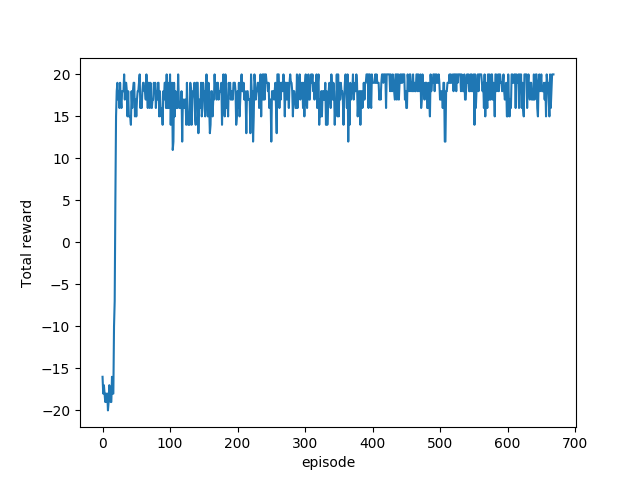

Write the Python code that produced this figure.

import tensorflow as tf
import cv2
import pong_game as game
import random
import numpy as np

import matplotlib.pyplot as plt

from collections import deque


# Game name.
GAME = 'Pong'

# Number of valid actions.
ACTIONS = 3

# Decay rate of past observations.
GAMMA = 0.99 

# Timesteps to observe before training.
OBSERVE = 5000.

# Frames over which to anneal epsilon.
EXPLORE = 5000. 

# Final value of epsilon.
FINAL_EPSILON = 0.05 

# Starting value of epsilon.
INITIAL_EPSILON = 1.0 

# Number of previous transitions to remember in the replay memory.
REPLAY_MEMORY = 590000 

# Size of minibatch.
BATCH = 32 

# Only select an action every Kth frame, repeat the same action for other frames.
K = 5

# Learning Rate.
Lr = 1e-6


def weight_variable(shape):
	""" Initializa the weight variable."""
	initial = tf.truncated_normal(shape, stddev = 0.01)
	return tf.Variable(initial)

def bias_variable(shape):
	""" Initializa the bias variable."""
	initial = tf.constant(0.01, shape = shape)
	return tf.Variable(initial)

def conv2d(x, W, stride):
	""" Define a convolutional layer."""
	return tf.nn.conv2d(x, W, strides = [1, stride, stride, 1], padding = "SAME")

def max_pool_2x2(x):
	""" Define a maxpooling layer."""
	return tf.nn.max_pool(x, ksize = [1, 2, 2, 1], strides = [1, 2, 2, 1], padding = "SAME")

def createNetwork():
	""" Create a convolutional network for estimating the Q value.
	Args:
	Returns:
		s: Input layer
		readout: Output layer with the Q-values for every possible action
	"""
	
	# Initialize the network weights and biases.
	W_conv1 = weight_variable([8, 8, 4, 32])

	b_conv1 = bias_variable([32])

	W_conv2 = weight_variable([4, 4, 32, 64])

	b_conv2 = bias_variable([64])

	W_conv3 = weight_variable([3, 3, 64, 64])

	b_conv3 = bias_variable([64])

	W_fc1 = weight_variable([1600, 512])

	b_fc1 = bias_variable([512])

	W_fc2 = weight_variable([512, ACTIONS])

	b_fc2 = bias_variable([ACTIONS])

	# Input layer.
	s = tf.placeholder("float", [None, 80, 80, 4])

	# Hidden layers.
	h_conv1 = tf.nn.relu(conv2d(s, W_conv1, 4) + b_conv1)	
	h_pool1 = max_pool_2x2(h_conv1)
	h_conv2 = tf.nn.relu(conv2d(h_pool1, W_conv2, 2) + b_conv2)
	h_conv3 = tf.nn.relu(conv2d(h_conv2, W_conv3, 1) + b_conv3)
	h_conv3_flat = tf.reshape(h_conv3, [-1, 1600])
	h_fc1 = tf.nn.relu(tf.matmul(h_conv3_flat, W_fc1) + b_fc1)

	# Output layer
	readout = tf.matmul(h_fc1, W_fc2) + b_fc2

	return s, readout


def get_action_index(readout_t,epsilon,t):
	""" Choose an action epsilon-greedily.
	Details:
		choose an action randomly in case:
		(1) of the observation phase (t<OBSERVE)
		(2) it is dictated by the epsilon-greedy strategy 
		otherwise, choose the action with the highest Q-value
	Args:
		readout_t: a vector with the Q-value associated with every action.
		epsilon: tempreture variable for exploration-exploitation.
		t: current number of iterations.
	Returns:
		action_index: the index of the action to be taken next.

	"""
	pos=np.random.random(size=1)



	if(pos>epsilon and t>OBSERVE):
		action_index = np.argmax(readout_t)
	else:
		action_index=np.random.randint(0,len(readout_t),1)[0]


	
	
	return action_index




def scale_down_epsilon(epsilon,t):
	""" Decrease epsilon after by ((INITIAL_EPSILON - FINAL_EPSILON) / EXPLORE )
	in case epsilon is larger than the desired final epsilon or we depassed
	the observation phase.
	Args:
		epsilon: the current value of epsilon.
		t: current number of iterations.
	Returns:
		the updated epsilon

	"""
	if(t>OBSERVE and t<OBSERVE+EXPLORE):
	    epsilon=epsilon-((INITIAL_EPSILON-FINAL_EPSILON)/(EXPLORE))


	return epsilon


def run_selected_action(a_t,s_t,game_state):
	""" Run the selected action and return the next state and reward.
	Do not forget that state is composed of the 4 previous frames.
	Hint: check the initialization for the interface to the game simulator.
	Args:
		a_t: the current action.
		s_t: the current state.
		game_state: game state to communicate with emulator
	Returns:
		s_t1: the next state 
		r_t: the reward	
		terminal: indicating if the game terminated
	"""
	x_t,r_t,terminal=game_state.frame_step(a_t)

	x_t = cv2.cvtColor(cv2.resize(x_t, (80, 80)), cv2.COLOR_BGR2GRAY)
	ret, x_t = cv2.threshold(x_t,1,255,cv2.THRESH_BINARY)
	s_t1 = np.stack((x_t, s_t[:,:,1], s_t[:,:,2], s_t[:,:,3]), axis = 2)
	return s_t1,r_t,terminal 


def compute_cost(target_q,a_t,q_value):
	""" Compute the cost. 
	Args:
		target_q: target Q-value
		a_t: current action
		q_value: current Q-value
	Returns:
		cost
	""" 
	# TO DO: Q-value for the action.
	#a_t an vector of actions

	zero = tf.constant(0, dtype=tf.float32)
	where = tf.not_equal(a_t, zero)
	a_indices = tf.where(where)





	q_eval = tf.gather_nd(params=q_value, indices=a_indices)  # shape=(None, )




	# TO DO: Q-Learning Cost.
	cost=tf.reduce_mean(tf.squared_difference(target_q, q_eval))

	return cost


def compute_target_q(next_state_batch,r_batch,readout_j1_batch,minibatch):
	""" Compute the target Q-value. 
	Args:
		next_state_batch
		r_batch
		readout_j1_batch
		minibatch
	Returns:
		target_q_batch: target Q value

	Hint: distinguish two cases: (1) terminal state and (2) non terminal states
	"""

	target_q_batch = r_batch + GAMMA * np.amax(readout_j1_batch, axis=1)


	for i in range (0,len(minibatch)):
		if (minibatch[i][4]):
			target_q_batch[i]=r_batch[i]










	return target_q_batch





def trainNetwork(s, readout, sess):
	""" Train the artificial agent using Q-learning to play the pong game.
	Args:
		s: the current state formed by 4 frames of the playground.
		readout: the Q value for each passible action in the current state.
		sess: session
	"""

	# Placeholder for the action.

	a = tf.placeholder("float", [None, ACTIONS])

	# Placeholder for the target Q value.
	y = tf.placeholder("float", [None])

	# Compute the loss.
	cost = compute_cost(y,a,readout)

	# Training operation.
	train_step = tf.train.AdamOptimizer(Lr).minimize(cost)

	# Open up a game state to communicate with emulator.
	game_state = game.GameState()

	# Initialize the replay memory.
	D = deque()

	# Initialize the action vector.
	do_nothing = np.zeros(ACTIONS)
	do_nothing[0] = 1

	# Initialize the state of the game.
	x_t, r_0, terminal = game_state.frame_step(do_nothing)
	x_t = cv2.cvtColor(cv2.resize(x_t, (80, 80)), cv2.COLOR_BGR2GRAY)
	ret, x_t = cv2.threshold(x_t,1,255,cv2.THRESH_BINARY)
	s_t = np.stack((x_t, x_t, x_t, x_t), axis = 2)

	# Save and load model checkpoints.
	saver = tf.train.Saver()
	sess.run(tf.initialize_all_variables())
	checkpoint = tf.train.get_checkpoint_state("saved_networks_q_learning")
	if checkpoint and checkpoint.model_checkpoint_path:
		saver.restore(sess, checkpoint.model_checkpoint_path)
		print("Successfully loaded:", checkpoint.model_checkpoint_path)
	else:
		print("Could not find old network weights")

	# Initialize the epsilon value for the exploration phase.
	epsilon = INITIAL_EPSILON

	# Initialize the iteration counter.
	t = 0
	score=[]
	max_score=0



	while True:

		# Choose an action epsilon-greedily.
		readout_t = readout.eval(feed_dict = {s : [s_t]})[0]

		action_index = get_action_index(readout_t,epsilon,t)

		a_t = np.zeros([ACTIONS])

		a_t[action_index] = 1

		# Scale down epsilon during the exploitation phase.
		epsilon = scale_down_epsilon(epsilon,t)

		#run the selected action and update the replay memeory

		for i in range(0, K):
			# Run the selected action and observe next state and reward.

			s_t1,r_t,terminal = run_selected_action(a_t,s_t,game_state)
			if(terminal):
			    score.append(game_state.bar1_pre-game_state.bar2_pre)


			# Store the transition in the replay memory D.
			D.append((s_t, a_t, r_t, s_t1, terminal))
			if len(D) > REPLAY_MEMORY:
				D.popleft()



		# Start training once the observation phase is over.
		if (t > OBSERVE):

			# Sample a minibatch to train on.
			minibatch = random.sample(D, BATCH)

			# Get the batch variables.
			s_j_batch = [d[0] for d in minibatch]
			a_batch = [d[1] for d in minibatch]
			r_batch = [d[2] for d in minibatch]
			s_j1_batch = [d[3] for d in minibatch]

			# Compute the target Q-Value
			readout_j1_batch = readout.eval(feed_dict = {s : s_j1_batch})

			target_q_batch = compute_target_q(s_j1_batch,r_batch,readout_j1_batch,minibatch)

			# Perform gradient step.
			train_step.run(feed_dict = {
				y : target_q_batch,
				a : a_batch,
				s : s_j_batch})



		# Update the state.
		s_t = s_t1

		# Update the number of iterations.
		t += 1

		# Save a checkpoint every 10000 iterations.
		if t % 10000 == 0:
			saver.save(sess, 'saved_networks_q_learning/' + GAME + '-dqn', global_step = t)

		# Print info.
		state = ""
		if t <= OBSERVE:
			state = "observe"
		elif t > OBSERVE and t <= OBSERVE + EXPLORE:
			state = "explore"
		else:
			state = "train"
		if t % 1000000 == 0:
			plt.plot(np.arange(len(score)), score)
			plt.ylabel('Total reward')
			plt.xlabel('episode')
			plt.savefig("q_learning.png")
			plt.show()

		print("TIMESTEP", t, "/ STATE", state, "/ EPSILON", epsilon, "/ ACTION", action_index, "/ REWARD", r_t, "/ Q_MAX %e" % np.max(readout_t))




def playGame():
	"""Paly the pong game"""

	# Start an active session.
	sess = tf.InteractiveSession()

	# Create the network.
	s, readout = createNetwork()





	# Choose between Q-Learning and Policy Gradient.
	s, readout = trainNetwork(s, readout, sess)
	


def main():
	""" Main function """
	playGame()

if __name__ == "__main__":
	main()
